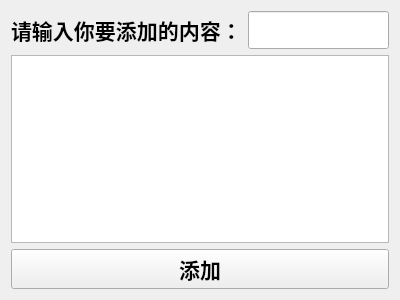
<?xml version="1.0" encoding="UTF-8"?>
<ui version="4.0">
 <class>Form</class>
 <widget class="QWidget" name="Form">
  <property name="geometry">
   <rect>
    <x>0</x>
    <y>0</y>
    <width>400</width>
    <height>300</height>
   </rect>
  </property>
  <property name="windowTitle">
   <string>Form</string>
  </property>
  <layout class="QVBoxLayout" name="verticalLayout">
   <item>
    <layout class="QHBoxLayout" name="horizontalLayout">
     <item>
      <widget class="QLabel" name="label">
       <property name="font">
        <font>
         <family>等距更纱黑体 SC</family>
         <pointsize>16</pointsize>
         <bold>true</bold>
        </font>
       </property>
       <property name="text">
        <string>请输入你要添加的内容：</string>
       </property>
      </widget>
     </item>
     <item>
      <widget class="QLineEdit" name="lineEdit">
       <property name="font">
        <font>
         <family>等距更纱黑体 SC</family>
         <pointsize>16</pointsize>
         <bold>true</bold>
        </font>
       </property>
      </widget>
     </item>
    </layout>
   </item>
   <item>
    <widget class="QListWidget" name="listWidget">
     <property name="font">
      <font>
       <family>等距更纱黑体 SC</family>
       <pointsize>14</pointsize>
      </font>
     </property>
    </widget>
   </item>
   <item>
    <widget class="QPushButton" name="pushButton">
     <property name="font">
      <font>
       <family>等距更纱黑体 SC</family>
       <pointsize>16</pointsize>
       <bold>true</bold>
      </font>
     </property>
     <property name="text">
      <string>添加</string>
     </property>
    </widget>
   </item>
  </layout>
 </widget>
 <resources/>
 <connections/>
</ui>
